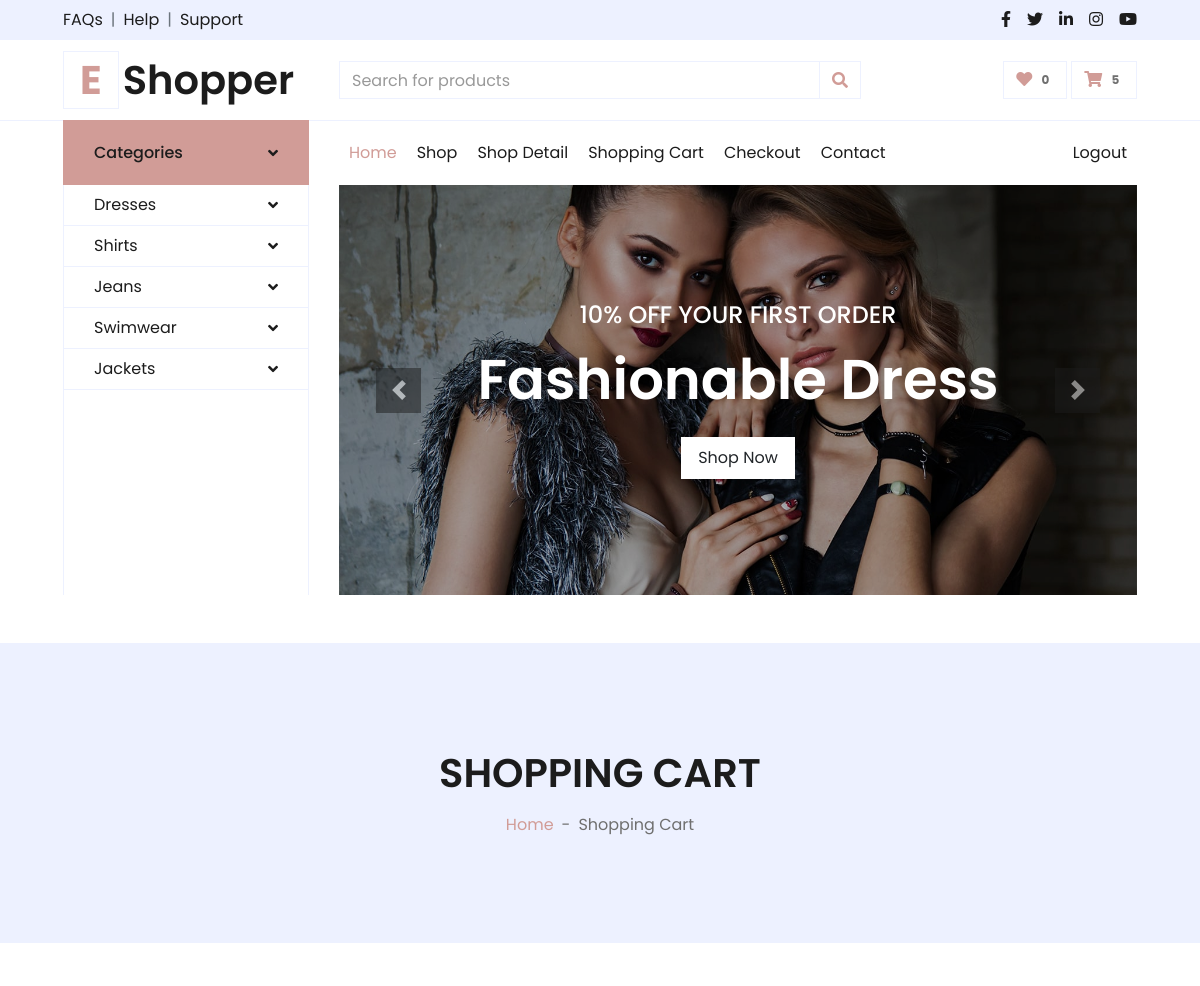
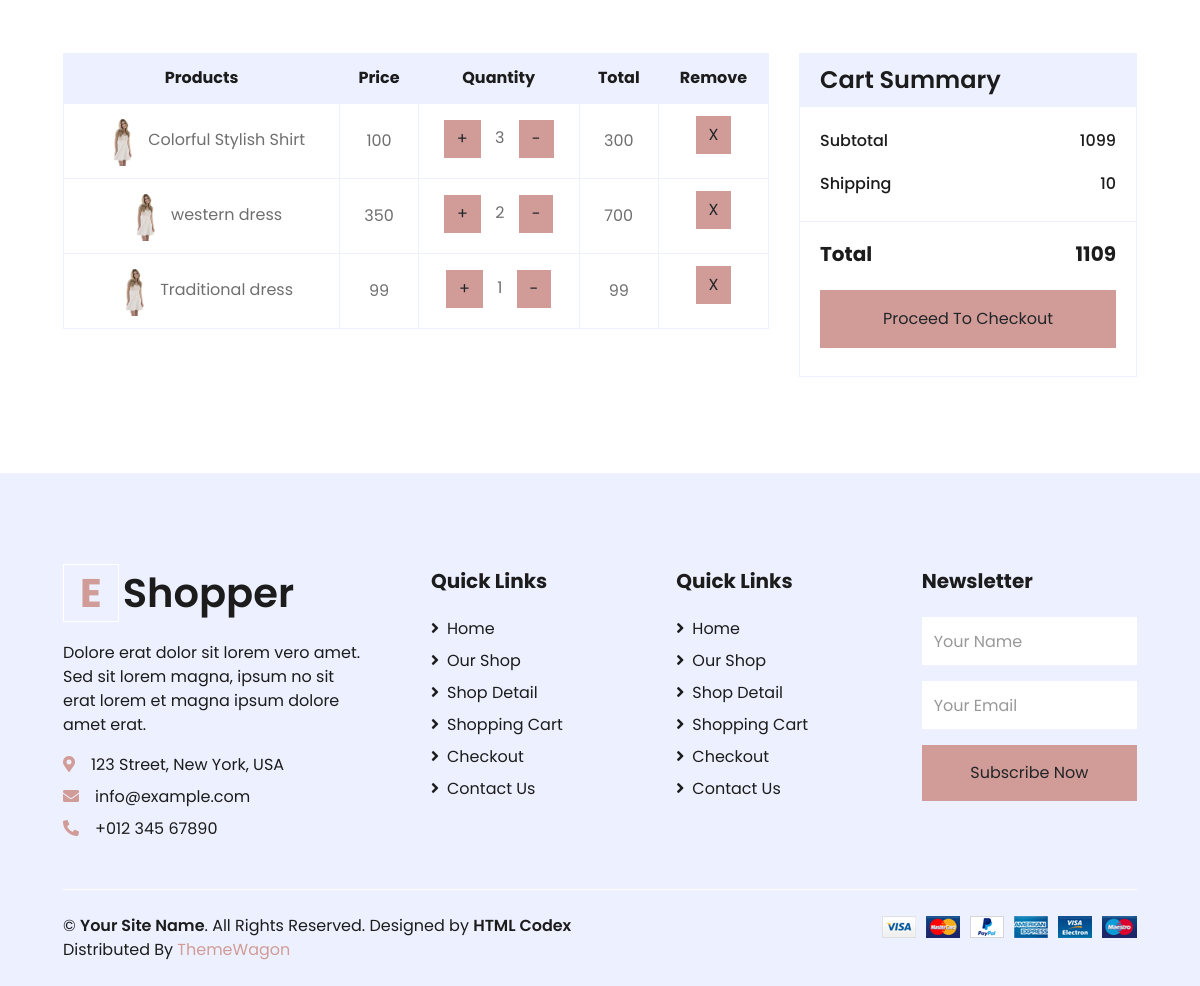
The app's page /cart (signed in) with its own data (2 pictures, top to bottom).
### myapp/models.py (models this page shows, shortened)
class main_category(models.Model):
    name=models.CharField(max_length=30)

class add_cart(models.Model):
    product=models.ForeignKey(product,on_delete=models.CASCADE,blank=True,null=True)
    user=models.ForeignKey(user,on_delete=models.CASCADE,blank=True,null=True)
    name=models.CharField(max_length=30)
    price=models.IntegerField()
    qty=models.IntegerField()
    total_price=models.IntegerField()
    def __str__(self) -> str:
        return self.name

### myapp/views.py (the view)
# urls.py: path('cart',views.cart,name="cart"),
def cart(request):
    if "email" in request.session:
        mid=main_category.objects.all()
        uid=user.objects.get(email=request.session['email'])
        print(uid)
        aid=add_cart.objects.filter(user=uid)
        print(aid)
        c_count=add_cart.objects.all().count()
        l1=[]
        sub_total=0
        total=0
        for i in aid:
            l1.append(i.total_price)
        sub_total=sum(l1)
        total=sub_total+10
        contaxt={
            "mid":mid,
            "aid":aid,
            "sub_total":sub_total,
            "total":total,
            "c_count":c_count,
        }
        return render(request,"cart.html",contaxt)
    else:
        return render(request,"login.html")

### myapp/templates/cart.html
{% extends "index.html" %}
{% load static %}
{% block content %}
    <div class="container-fluid bg-secondary mb-5">
        <div class="d-flex flex-column align-items-center justify-content-center" style="min-height: 300px">
            <h1 class="font-weight-semi-bold text-uppercase mb-3">Shopping Cart</h1>
            <div class="d-inline-flex">
                <p class="m-0"><a href="">Home</a></p>
                <p class="m-0 px-2">-</p>
                <p class="m-0">Shopping Cart</p>
            </div>
        </div>
    </div>
    <div class="container-fluid pt-5">
        <div class="row px-xl-5">
            <div class="col-lg-8 table-responsive mb-5">
                <table class="table table-bordered text-center mb-0">
                    <thead class="bg-secondary text-dark">
                        <tr>
                            <th>Products</th>
                            <th>Price</th>
                            <th>Quantity</th>
                            <th>Total</th>
                            <th>Remove</th>
                        </tr>
                    </thead>
                    <tbody class="align-middle">
                        {% for i in aid %}
                        <tr>
                            <td class="align-middle"><img src="img/product-1.jpg" alt="" style="width: 50px;">{{ i.name }}</td>
                            <td class="align-middle">{{ i.price }}</td>
                            <td class="quantity">
                                <div class="quantity buttons-add-minus">
                                    <a href="{% url 'cart_plus' i.id %}" class="btn btn-primary">+</a>
                                    <label for="" style="margin: 10px;">{{i.qty}}</label>
                                    <a href="{% url 'cart_minus' i.id %}" class="btn btn-primary">-</a>
                                </div>
                            </td>
                            <td class="align-middle">{{ i.total_price }}</td>
                            <td><a href="{% url 'cart_remove' i.id %}" class="btn btn-primary">X</a></td>
                        </tr>
                        {% endfor %}
                    </tbody>
                </table>
            </div>
            <div class="col-lg-4">
                <div class="card border-secondary mb-5">
                    <div class="card-header bg-secondary border-0">
                        <h4 class="font-weight-semi-bold m-0">Cart Summary</h4>
                    </div>
                    <div class="card-body">
                        <div class="d-flex justify-content-between mb-3 pt-1">
                            <h6 class="font-weight-medium">Subtotal</h6>
                            <h6 class="font-weight-medium">{{sub_total}}</h6>
                        </div>
                        <div class="d-flex justify-content-between">
                            <h6 class="font-weight-medium">Shipping</h6>
                            <h6 class="font-weight-medium">10</h6>
                        </div>
                    </div>
                    <div class="card-footer border-secondary bg-transparent">
                        <div class="d-flex justify-content-between mt-2">
                            <h5 class="font-weight-bold">Total</h5>
                            <h5 class="font-weight-bold">{{ total }}</h5>
                        </div>
                        <button class="btn btn-block btn-primary my-3 py-3">Proceed To Checkout</button>
                    </div>
                </div>
            </div>
        </div>
    </div>
    {% endblock %}

### myapp/templates/index.html (shortened to what this page needs)
{% load static %}
<!DOCTYPE html>
<html lang="en">
<head>
    <link href="https://cdnjs.cloudflare.com/ajax/libs/font-awesome/5.10.0/css/all.min.css" rel="stylesheet">
    <link href="{% static 'lib/owlcarousel/assets/owl.carousel.min.css' %}" rel="stylesheet">
    <link href="{% static 'css/style.css' %}" rel="stylesheet">
</head>
<body>
    <div class="container-fluid">
        <div class="row bg-secondary py-2 px-xl-5">
            <div class="col-lg-6 d-none d-lg-block">
                <div class="d-inline-flex align-items-center">
                    <a class="text-dark" href="">FAQs</a>
                    <span class="text-muted px-2">|</span>
                    <a class="text-dark" href="">Help</a>
                    <span class="text-muted px-2">|</span>
                    <a class="text-dark" href="">Support</a>
                </div>
            </div>
            <div class="col-lg-6 text-center text-lg-right">
                <div class="d-inline-flex align-items-center">
                    <a class="text-dark px-2" href="">
                        <i class="fab fa-facebook-f"></i>
                    </a>
                    <a class="text-dark px-2" href="">
                        <i class="fab fa-twitter"></i>
                    </a>
                    <a class="text-dark px-2" href="">
                        <i class="fab fa-linkedin-in"></i>
                    </a>
                    <a class="text-dark px-2" href="">
                        <i class="fab fa-instagram"></i>
                    </a>
                    <a class="text-dark pl-2" href="">
                        <i class="fab fa-youtube"></i>
                    </a>
                </div>
            </div>
        </div>
        <div class="row align-items-center py-3 px-xl-5">
            <div class="col-lg-3 d-none d-lg-block">
                <a href="" class="text-decoration-none">
                    <h1 class="m-0 display-5 font-weight-semi-bold"><span class="text-primary font-weight-bold border px-3 mr-1">E</span>Shopper</h1>
                </a>
            </div>
            <div class="col-lg-6 col-6 text-left">
                <form action="">
                    <div class="input-group">
                        <input type="text" class="form-control" placeholder="Search for products">
                        <div class="input-group-append">
                            <span class="input-group-text bg-transparent text-primary">
                                <i class="fa fa-search"></i>
                            </span>
                        </div>
                    </div>
                </form>
            </div>
            <div class="col-lg-3 col-6 text-right">
                <a href="" class="btn border">
                    <i class="fas fa-heart text-primary"></i>
                    <span class="badge">0</span>
                </a>
                <a href="" class="btn border">
                    <i class="fas fa-shopping-cart text-primary"></i>
                    <span class="badge">{{c_count}}</span>
                </a>
            </div>
        </div>
    </div>
    <div class="container-fluid mb-5">
        <div class="row border-top px-xl-5">
            <div class="col-lg-3 d-none d-lg-block">
                <a class="btn shadow-none d-flex align-items-center justify-content-between bg-primary text-white w-100" data-toggle="collapse" href="#navbar-vertical" style="height: 65px; margin-top: -1px; padding: 0 30px;">
                    <h6 class="m-0">Categories</h6>
                    <i class="fa fa-angle-down text-dark"></i>
                </a>
                <nav class="collapse show navbar navbar-vertical navbar-light align-items-start p-0 border border-top-0 border-bottom-0" id="navbar-vertical">
                    <div class="navbar-nav w-100 overflow-hidden" style="height: 410px">
                        {% for i in  mid %}
                        <div class="nav-item dropdown">
                            <a href="{% url 'shop' %}" class="nav-link" data-toggle="dropdown">{{i.name}} <i class="fa fa-angle-down float-right mt-1"></i></a>
                        </div>
                        {% endfor %}
                    </div>
                </nav>
            </div>
            <div class="col-lg-9">
                <nav class="navbar navbar-expand-lg bg-light navbar-light py-3 py-lg-0 px-0">
                    <div class="collapse navbar-collapse justify-content-between" id="navbarCollapse">
                        <div class="navbar-nav mr-auto py-0">
                            <a href="{% url 'index'  %}" class="nav-item nav-link active">Home</a>
                            <a href="{% url 'shop'  %}" class="nav-item nav-link">Shop</a>
                            <a href="{% url 'detail'  %}" class="nav-item nav-link">Shop Detail</a>
                            <a href="{% url 'cart'  %}" class="nav-item nav-link">Shopping Cart</a>
                            <a href="{% url 'checkout'  %}" class="nav-item nav-link">Checkout</a>
                            <a href="{% url 'contact'  %}" class="nav-item nav-link">Contact</a>
                        </div>
                        <div class="navbar-nav ml-auto py-0">
                            <a href="{% url 'logout' %}" class="nav-item nav-link">Logout</a>
                        </div>
                    </div>
                </nav>
                <div id="header-carousel" class="carousel slide" data-ride="carousel">
                    <div class="carousel-inner">
                        <div class="carousel-item active" style="height: 410px;">
                            <img class="img-fluid" src="{% static 'img/carousel-1.jpg' %}" alt="Image">
                            <div class="carousel-caption d-flex flex-column align-items-center justify-content-center">
                                <div class="p-3" style="max-width: 700px;">
                                    <h4 class="text-light text-uppercase font-weight-medium mb-3">10% Off Your First Order</h4>
                                    <h3 class="display-4 text-white font-weight-semi-bold mb-4">Fashionable Dress</h3>
                                    <a href="" class="btn btn-light py-2 px-3">Shop Now</a>
                                </div>
                            </div>
                        </div>
                    </div>
                    <a class="carousel-control-prev" href="#header-carousel" data-slide="prev">
                        <div class="btn btn-dark" style="width: 45px; height: 45px;">
                            <span class="carousel-control-prev-icon mb-n2"></span>
                        </div>
                    </a>
                    <a class="carousel-control-next" href="#header-carousel" data-slide="next">
                        <div class="btn btn-dark" style="width: 45px; height: 45px;">
                            <span class="carousel-control-next-icon mb-n2"></span>
                        </div>
                    </a>
                </div>
            </div>
        </div>
    </div>
{% block content %}
        </div>{% load static %}
{% endblock %}
    <div class="container-fluid bg-secondary text-dark mt-5 pt-5">
        <div class="row px-xl-5 pt-5">
            <div class="col-lg-4 col-md-12 mb-5 pr-3 pr-xl-5">
                <a href="" class="text-decoration-none">
                    <h1 class="mb-4 display-5 font-weight-semi-bold"><span class="text-primary font-weight-bold border border-white px-3 mr-1">E</span>Shopper</h1>
                </a>
                <p>Dolore erat dolor sit lorem vero amet. Sed sit lorem magna, ipsum no sit erat lorem et magna ipsum dolore amet erat.</p>
                <p class="mb-2"><i class="fa fa-map-marker-alt text-primary mr-3"></i>123 Street, New York, USA</p>
                <p class="mb-2"><i class="fa fa-envelope text-primary mr-3"></i>info@example.com</p>
                <p class="mb-0"><i class="fa fa-phone-alt text-primary mr-3"></i>+012 345 67890</p>
            </div>
            <div class="col-lg-8 col-md-12">
                <div class="row">
                    <div class="col-md-4 mb-5">
                        <h5 class="font-weight-bold text-dark mb-4">Quick Links</h5>
                        <div class="d-flex flex-column justify-content-start">
                            <a class="text-dark mb-2" href="index.html"><i class="fa fa-angle-right mr-2"></i>Home</a>
                            <a class="text-dark mb-2" href="shop.html"><i class="fa fa-angle-right mr-2"></i>Our Shop</a>
                            <a class="text-dark mb-2" href="detail.html"><i class="fa fa-angle-right mr-2"></i>Shop Detail</a>
                            <a class="text-dark mb-2" href="cart.html"><i class="fa fa-angle-right mr-2"></i>Shopping Cart</a>
                            <a class="text-dark mb-2" href="checkout.html"><i class="fa fa-angle-right mr-2"></i>Checkout</a>
                            <a class="text-dark" href="contact.html"><i class="fa fa-angle-right mr-2"></i>Contact Us</a>
                        </div>
                    </div>
                    <div class="col-md-4 mb-5">
                        <h5 class="font-weight-bold text-dark mb-4">Quick Links</h5>
                        <div class="d-flex flex-column justify-content-start">
                            <a class="text-dark mb-2" href="index.html"><i class="fa fa-angle-right mr-2"></i>Home</a>
                            <a class="text-dark mb-2" href="shop.html"><i class="fa fa-angle-right mr-2"></i>Our Shop</a>
                            <a class="text-dark mb-2" href="detail.html"><i class="fa fa-angle-right mr-2"></i>Shop Detail</a>
                            <a class="text-dark mb-2" href="cart.html"><i class="fa fa-angle-right mr-2"></i>Shopping Cart</a>
                            <a class="text-dark mb-2" href="checkout.html"><i class="fa fa-angle-right mr-2"></i>Checkout</a>
                            <a class="text-dark" href="contact.html"><i class="fa fa-angle-right mr-2"></i>Contact Us</a>
                        </div>
                    </div>
                    <div class="col-md-4 mb-5">
                        <h5 class="font-weight-bold text-dark mb-4">Newsletter</h5>
                        <form action="">
                            <div class="form-group">
                                <input type="text" class="form-control border-0 py-4" placeholder="Your Name" required="required" />
                            </div>
                            <div class="form-group">
                                <input type="email" class="form-control border-0 py-4" placeholder="Your Email"
                                    required="required" />
                            </div>
                            <div>
                                <button class="btn btn-primary btn-block border-0 py-3" type="submit">Subscribe Now</button>
                            </div>
                        </form>
                    </div>
                </div>
            </div>
        </div>
        <div class="row border-top border-light mx-xl-5 py-4">
            <div class="col-md-6 px-xl-0">
                <p class="mb-md-0 text-center text-md-left text-dark">
                    &copy; <a class="text-dark font-weight-semi-bold" href="#">Your Site Name</a>. All Rights Reserved. Designed
                    by
                    <a class="text-dark font-weight-semi-bold" href="https://htmlcodex.com">HTML Codex</a><br>
                    Distributed By <a href="https://themewagon.com" target="_blank">ThemeWagon</a>
                </p>
            </div>
            <div class="col-md-6 px-xl-0 text-center text-md-right">
                <img class="img-fluid" src="img/payments.png" alt="">
            </div>
        </div>
    </div>
</body>
</html>

### records on screen
main_category: name "Dresses"
main_category: name "Shirts"
main_category: name "Jeans"
main_category: name "Swimwear"
main_category: name "Jackets"
add_cart: name "Colorful Stylish Shirt", price "100", qty "3", total_price "300"
add_cart: name "western dress", price "350", qty "2", total_price "700"
add_cart: name "Traditional dress", price "99", qty "1", total_price "99"

### other values on screen
{{ c_count }} "5"
{{ sub_total }} "1099"
{{ total }} "1109"
